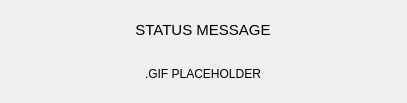
<?xml version="1.0" encoding="UTF-8"?>
<ui version="4.0">
 <class>LoginWidget</class>
 <widget class="QWidget" name="LoginWidget">
  <property name="geometry">
   <rect>
    <x>0</x>
    <y>0</y>
    <width>407</width>
    <height>103</height>
   </rect>
  </property>
  <property name="windowTitle">
   <string>Login Widget</string>
  </property>
  <layout class="QVBoxLayout" name="verticalLayout">
   <item alignment="Qt::AlignHCenter">
    <widget class="QLabel" name="status_message_label">
     <property name="sizePolicy">
      <sizepolicy hsizetype="Expanding" vsizetype="Preferred">
       <horstretch>0</horstretch>
       <verstretch>0</verstretch>
      </sizepolicy>
     </property>
     <property name="font">
      <font>
       <pointsize>11</pointsize>
      </font>
     </property>
     <property name="text">
      <string>STATUS MESSAGE</string>
     </property>
     <property name="alignment">
      <set>Qt::AlignCenter</set>
     </property>
     <property name="wordWrap">
      <bool>true</bool>
     </property>
    </widget>
   </item>
   <item alignment="Qt::AlignHCenter">
    <widget class="QLabel" name="status_image_placeholder_label">
     <property name="text">
      <string>.GIF PLACEHOLDER</string>
     </property>
    </widget>
   </item>
  </layout>
 </widget>
 <resources/>
 <connections/>
</ui>
